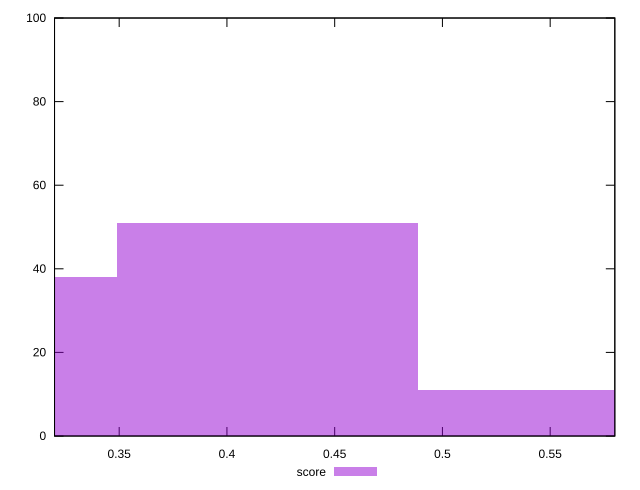

The script that saved this image:
reset

$score <<EOF
0.4188399269340529 51
0.27922661795603526 38
0.5584532359120705 11
EOF

set key outside below
set boxwidth 0.13961330897801763
set xrange [0.32:0.58]
set yrange [0:100]
set trange [0:100]
set style fill transparent solid 0.5 noborder
set terminal svg size 640, 490 enhanced background rgb 'white'
set output "report_00015_2021-02-09T16-11-33.973Z/unused-javascript/samples/pages+cached+noadtech+nomedia/score/histogram.svg"

plot $score title "score" with boxes

reset
